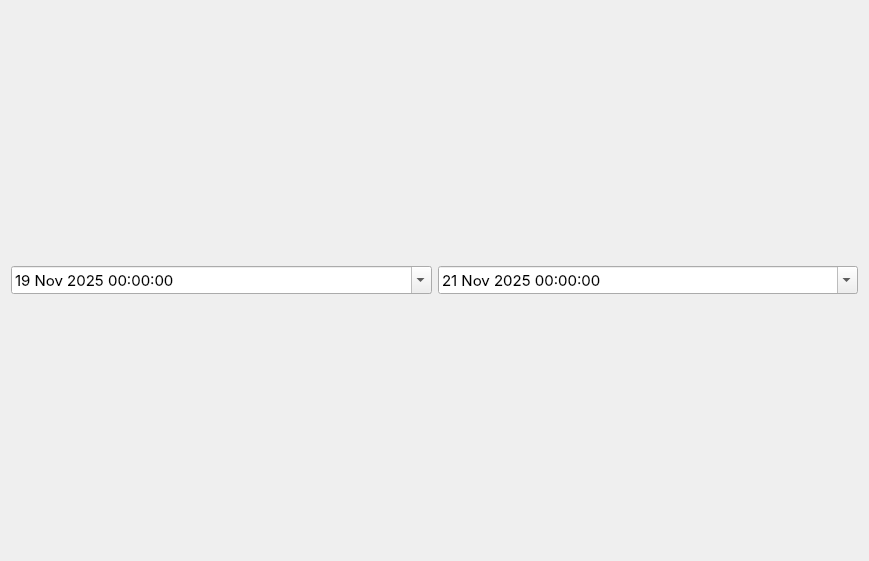
<?xml version="1.0" encoding="UTF-8"?>
<ui version="4.0">
 <class>data</class>
 <widget class="QWidget" name="data">
  <property name="geometry">
   <rect>
    <x>0</x>
    <y>0</y>
    <width>869</width>
    <height>561</height>
   </rect>
  </property>
  <property name="windowTitle">
   <string>Datos</string>
  </property>
  <layout class="QVBoxLayout" name="verticalLayout">
   <item>
    <layout class="QHBoxLayout" name="horizontalLayout_2">
     <item>
      <widget class="QDateTimeEdit" name="fecha_inicial">
       <property name="font">
        <font>
         <family>Inter</family>
         <pointsize>11</pointsize>
        </font>
       </property>
       <property name="dateTime">
        <datetime>
         <hour>0</hour>
         <minute>0</minute>
         <second>0</second>
         <year>2025</year>
         <month>11</month>
         <day>19</day>
        </datetime>
       </property>
       <property name="date">
        <date>
         <year>2025</year>
         <month>11</month>
         <day>19</day>
        </date>
       </property>
       <property name="calendarPopup">
        <bool>true</bool>
       </property>
      </widget>
     </item>
     <item>
      <widget class="QDateTimeEdit" name="fecha_final">
       <property name="font">
        <font>
         <family>Inter</family>
         <pointsize>11</pointsize>
        </font>
       </property>
       <property name="dateTime">
        <datetime>
         <hour>0</hour>
         <minute>0</minute>
         <second>0</second>
         <year>2025</year>
         <month>11</month>
         <day>21</day>
        </datetime>
       </property>
       <property name="calendarPopup">
        <bool>true</bool>
       </property>
      </widget>
     </item>
    </layout>
   </item>
  </layout>
 </widget>
 <resources/>
 <connections/>
</ui>
